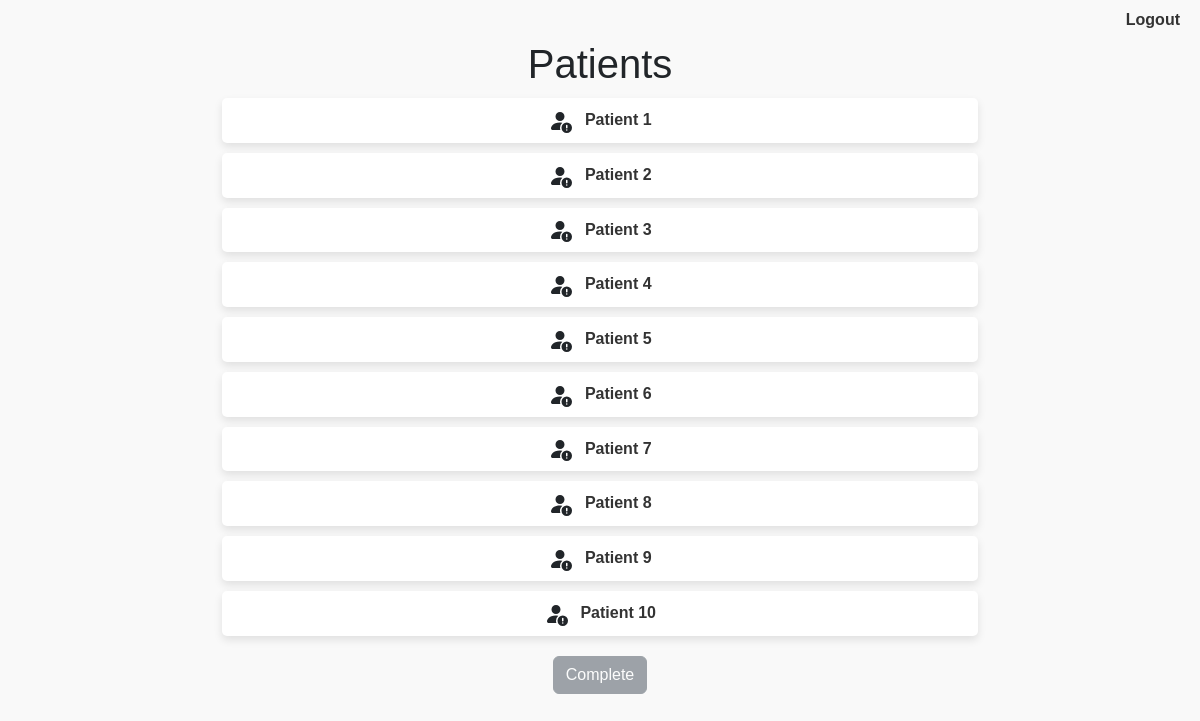
Page /patients (signed in) on the earlier database version.
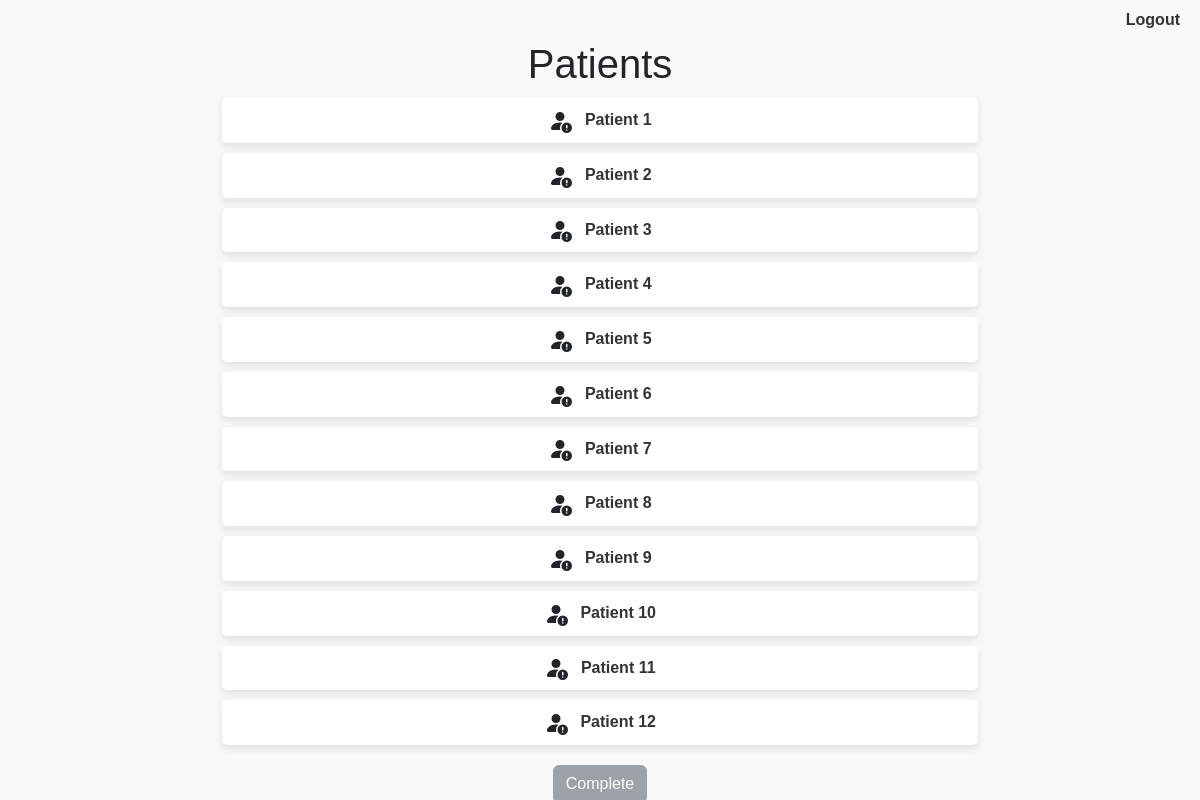
Same page on the later database version.
### patients/models.py (models this page shows)
class Patient(models.Model):
    name = models.CharField(max_length=100)
    vitals_csv_path = models.CharField(max_length=100, default='nan')
    patient_csv_path = models.CharField(max_length=100, default='nan')
    similar_patients_csv_path = models.CharField(max_length=100, default='nan')
    feature_similarity_path = models.CharField(max_length=100, default='nan')
    age = models.CharField(max_length=100, default='nan')
    sex = models.CharField(max_length=100, default='nan')
    ethnicity = models.CharField(max_length=100, default='nan')
    imddecil = models.CharField(max_length=100, default='nan')
    comorbidities = models.CharField(max_length=100, default='nan')
    diagnosis = models.CharField(max_length=100, default='nan')
    antibiotic = models.CharField(max_length=100, default='nan')
    prediction = models.CharField(max_length=100, default='nan')
    guideline = models.CharField(max_length=100, default='nan')
    form_filled_in = models.BooleanField(default=False)

### patients/views.py (the view)
# urls.py: path('patients', patient_list, name='patient_list'),
@login_required(login_url='/')
def patient_list(request):
    patients = Patient.objects.all()
    return render(request, 'patients/patient_list.html', {'patients': patients})

### patients/templates/patients/patient_list.html (shortened to what this page needs)
{% load static %}
<html lang="en">
<head>
    <link rel="stylesheet" href="{% static 'css/style.css' %}">
    <link rel="stylesheet" href="https://cdn.jsdelivr.net/npm/bootstrap@5.3.0/dist/css/bootstrap.min.css">
</head>
<body>
    <div class="navbar">
        {% if user.is_authenticated %}
            <a href="{% url 'logout' %}" class="logout">Logout</a>
        {% endif %}
    </div>
    <div class="container">
        <h1>Patients</h1>
        <ul>
            {% for patient in patients %}
                <li class="patient-item" data-form-filled-in="{{ patient.form_filled_in }}">
                    <a href="{% url 'patient_detail' patient.id %}">{{ patient.name }}</a>
                </li>
            {% endfor %}
        </ul>
    </div>
    <button id="completeButton" class="btn btn-secondary" disabled>Complete</button>
</body>
</html>

### patients/static/css/style.css (style rules this page uses)
body { font-family: Arial, sans-serif; }
.container { max-width: 800px; margin: 0 auto; }

### patients/templates/patients/patient_list.html (style rules this page uses)
body { font-family: Arial, sans-serif; background-color: #f9f9f9; }
.container { max-width: 800px; margin: 0 auto; text-align: center; }
ul { list-style-type: none; padding: 0; }
li { background-color: #fff; margin: 10px; padding: 10px; border-radius: 5px; box-shadow: 0 4px 8px rgba(0, 0, 0, 0.1); }
a { text-decoration: none; color: #333; font-weight: bold; }
.navbar { display: flex; justify-content: flex-end; }
.navbar a.logout { margin-right: 20px; }
#completeButton { margin-top: 20px; display: block; margin-left: auto; margin-right: auto; }

Differences in the rows shown:
added Patient: form_filled_in False (drawn), name "Patient 11"
added Patient: form_filled_in False (drawn), name "Patient 12"
